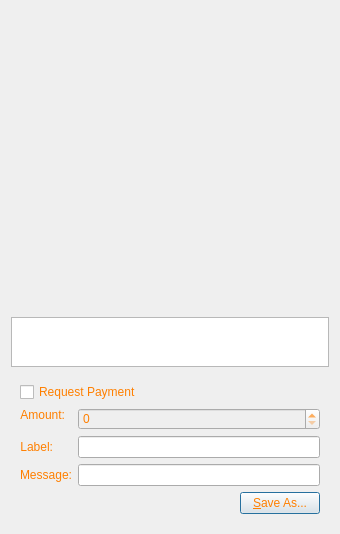
<?xml version="1.0" encoding="UTF-8"?>
<ui version="4.0">
 <class>QRCodeDialog</class>
 <widget class="QDialog" name="QRCodeDialog">
  <property name="geometry">
   <rect>
    <x>0</x>
    <y>0</y>
    <width>340</width>
    <height>530</height>
   </rect>
  </property>
  <property name="windowTitle">
   <string>QR Code Dialog</string>
  </property>
  <property name="styleSheet">
   <string notr="true">background-image: url(:/images/bkg2);
color: rgb(255, 127, 0);</string>
  </property>
  <layout class="QVBoxLayout" name="verticalLayout_3">
   <item>
    <widget class="QLabel" name="lblQRCode">
     <property name="sizePolicy">
      <sizepolicy hsizetype="Expanding" vsizetype="Expanding">
       <horstretch>0</horstretch>
       <verstretch>0</verstretch>
      </sizepolicy>
     </property>
     <property name="minimumSize">
      <size>
       <width>300</width>
       <height>300</height>
      </size>
     </property>
     <property name="textFormat">
      <enum>Qt::PlainText</enum>
     </property>
     <property name="alignment">
      <set>Qt::AlignCenter</set>
     </property>
     <property name="wordWrap">
      <bool>true</bool>
     </property>
    </widget>
   </item>
   <item>
    <widget class="QPlainTextEdit" name="outUri">
     <property name="sizePolicy">
      <sizepolicy hsizetype="Expanding" vsizetype="Minimum">
       <horstretch>0</horstretch>
       <verstretch>0</verstretch>
      </sizepolicy>
     </property>
     <property name="minimumSize">
      <size>
       <width>0</width>
       <height>50</height>
      </size>
     </property>
     <property name="tabChangesFocus">
      <bool>true</bool>
     </property>
     <property name="textInteractionFlags">
      <set>Qt::TextSelectableByKeyboard|Qt::TextSelectableByMouse</set>
     </property>
    </widget>
   </item>
   <item>
    <widget class="QWidget" name="widget" native="true">
     <layout class="QVBoxLayout" name="verticalLayout_2">
      <item>
       <widget class="QCheckBox" name="chkReqPayment">
        <property name="enabled">
         <bool>true</bool>
        </property>
        <property name="text">
         <string>Request Payment</string>
        </property>
       </widget>
      </item>
      <item>
       <layout class="QFormLayout" name="formLayout">
        <property name="fieldGrowthPolicy">
         <enum>QFormLayout::AllNonFixedFieldsGrow</enum>
        </property>
        <item row="1" column="0">
         <widget class="QLabel" name="lblLabel">
          <property name="text">
           <string>Label:</string>
          </property>
          <property name="textFormat">
           <enum>Qt::PlainText</enum>
          </property>
          <property name="alignment">
           <set>Qt::AlignRight|Qt::AlignTrailing|Qt::AlignVCenter</set>
          </property>
          <property name="buddy">
           <cstring>lnLabel</cstring>
          </property>
         </widget>
        </item>
        <item row="1" column="1">
         <widget class="QLineEdit" name="lnLabel"/>
        </item>
        <item row="2" column="0">
         <widget class="QLabel" name="lblMessage">
          <property name="text">
           <string>Message:</string>
          </property>
          <property name="textFormat">
           <enum>Qt::PlainText</enum>
          </property>
          <property name="alignment">
           <set>Qt::AlignRight|Qt::AlignTrailing|Qt::AlignVCenter</set>
          </property>
          <property name="buddy">
           <cstring>lnMessage</cstring>
          </property>
         </widget>
        </item>
        <item row="2" column="1">
         <widget class="QLineEdit" name="lnMessage"/>
        </item>
        <item row="0" column="0">
         <widget class="QLabel" name="lblAmount">
          <property name="sizePolicy">
           <sizepolicy hsizetype="Preferred" vsizetype="Maximum">
            <horstretch>0</horstretch>
            <verstretch>0</verstretch>
           </sizepolicy>
          </property>
          <property name="text">
           <string>Amount:</string>
          </property>
          <property name="textFormat">
           <enum>Qt::PlainText</enum>
          </property>
          <property name="alignment">
           <set>Qt::AlignRight|Qt::AlignTrailing|Qt::AlignVCenter</set>
          </property>
          <property name="buddy">
           <cstring>lnReqAmount</cstring>
          </property>
         </widget>
        </item>
        <item row="0" column="1">
         <widget class="BitcoinAmountField" name="lnReqAmount">
          <property name="enabled">
           <bool>false</bool>
          </property>
          <property name="minimumSize">
           <size>
            <width>80</width>
            <height>0</height>
           </size>
          </property>
         </widget>
        </item>
       </layout>
      </item>
      <item>
       <layout class="QHBoxLayout" name="horizontalLayout">
        <item>
         <spacer name="horizontalSpacer">
          <property name="orientation">
           <enum>Qt::Horizontal</enum>
          </property>
          <property name="sizeHint" stdset="0">
           <size>
            <width>40</width>
            <height>20</height>
           </size>
          </property>
         </spacer>
        </item>
        <item>
         <widget class="QPushButton" name="btnSaveAs">
          <property name="text">
           <string>&amp;Save As...</string>
          </property>
         </widget>
        </item>
       </layout>
      </item>
     </layout>
    </widget>
   </item>
  </layout>
 </widget>
 <customwidgets>
  <customwidget>
   <class>BitcoinAmountField</class>
   <extends>QSpinBox</extends>
   <header>bitcoinamountfield.h</header>
   <container>1</container>
  </customwidget>
 </customwidgets>
 <resources/>
 <connections>
  <connection>
   <sender>chkReqPayment</sender>
   <signal>clicked(bool)</signal>
   <receiver>lnReqAmount</receiver>
   <slot>setEnabled(bool)</slot>
   <hints>
    <hint type="sourcelabel">
     <x>92</x>
     <y>285</y>
    </hint>
    <hint type="destinationlabel">
     <x>98</x>
     <y>311</y>
    </hint>
   </hints>
  </connection>
 </connections>
</ui>
